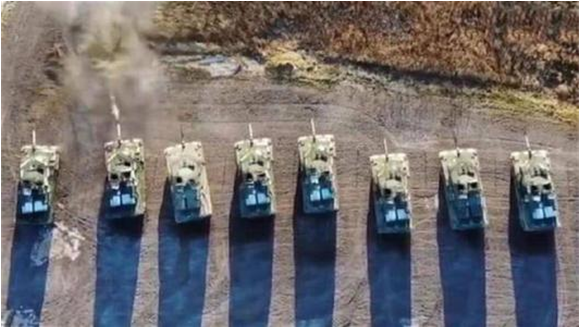
#> input picture Documents/Jupyter/Demo/xgan/1.png, 580 x 328 px
$ jupyter execute --allow-errors xgan.ipynb   (older library calls are emulated)
#> lines starting #> are read from the running program, lines starting #| are printed output that depends on the picture
# X-GAN

### 引入库函数

[cell 1]
import numpy as np
import os
import cv2
import math

from PIL import Image, ImageFilter
import matplotlib.pyplot as plt

### 将图像转化为矩阵并返回

[cell 2]
def readimage(image):
#> called with image = '1.png'
    A = Image.open(image).convert('L')
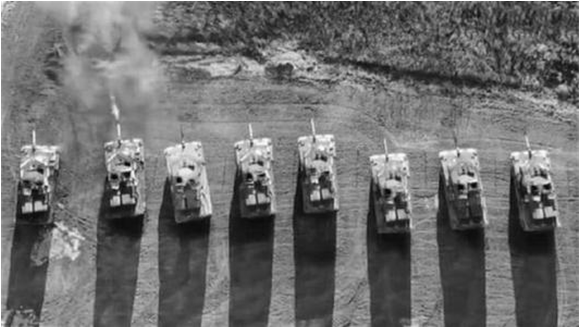
#> A: PIL image 580x328 L; min 3, max 255, mean 110.7
    B = Image.open(image)
#> B is the input picture: PIL image 580x328 RGBA; mean R, G, B, A 114.7, 109, 108.9, 255
#> in padding, `padX= np.pad(img,((1,1),(1,1)),'edge',)`:
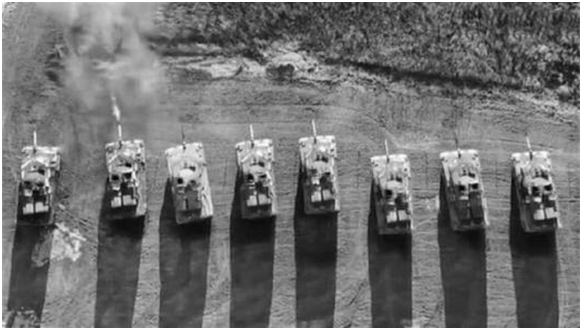
#> padX: shape (330, 582); min 3, max 255, mean 112
    a = np.array(A)
    b = np.array(B)
    return a,b

### rgb2grey

[cell 3]
def rgb2gray(rgb):
    return np.dot(rgb[...,:3], [0.299, 0.587, 0.114])

### 将矩阵转化为图像

[cell 4]
# [7 lines left out: function MatrixToImage, not called in this run]

### 图像显示

[cell 5]
# [6 lines left out: function show, not called in this run]

### 卷积

[cell 6]
def convolve(image, weight):
    height, width = image.shape
#> height = 330; width = 582
    h, w = weight.shape
    height_new = height - h + 1
#> height_new = 328
    width_new = width - w + 1
#> width_new = 580
    image_new = np.zeros((height_new, width_new), dtype=np.float)
    for i in range(height_new):
        for j in range(width_new):
            image_new[i,j] = np.sum(image[i:i+h, j:j+w] * weight)
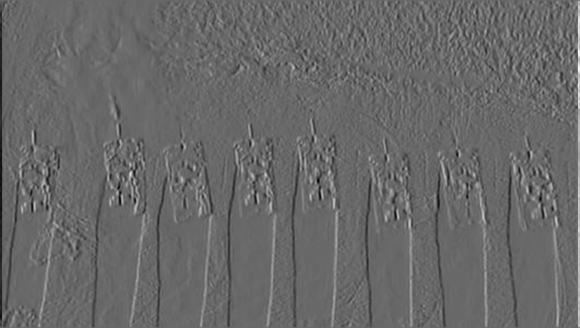
#> image_new: shape (328, 580) float64; min -634, max 908, mean 0; drawn with min black and max white
    image_new = image_new.clip(0,255)
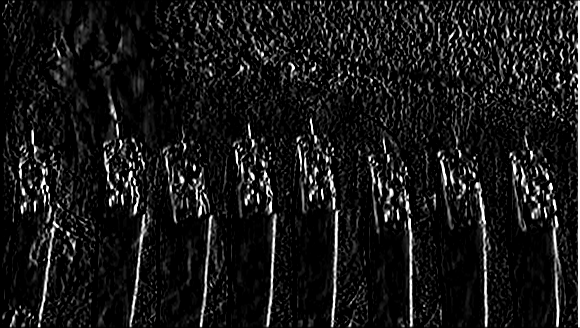
#> image_new: shape (328, 580) float64; min 0, max 255, mean 23.5
    #image_new = np.rint(image_new).astype('uint8')
    return image_new

### Sobel-RGB

[cell 7]
# [53 lines left out: function sobel, not called in this run]

### Sobel-Grey

[cell 8]
def grey_sobel(image,name):

    a = image

    soble_x = np.array(([-1, 0, 1], [-2, 0, 2], [-1, 0, 1]))
    soble_y = np.array(([-1, -2, -1], [0, 0, 0], [1, 2, 1]))

    #在三个通道上做水平方向上的卷积

    x = convolve(a,soble_x)

    #在三个通道上做垂直方向上的卷积
    y = convolve(a,soble_y)
#> after the loop in convolve (call 2), `for i in range(height_new):`:
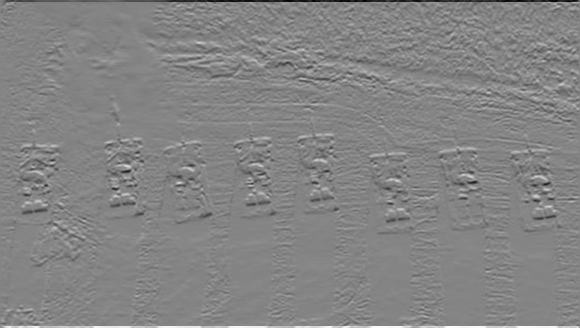
#> image_new: shape (328, 580) float64; min -898, max 832, mean 0; drawn with min black and max white
#> in convolve (call 2), `image_new = image_new.clip(0,255)`:
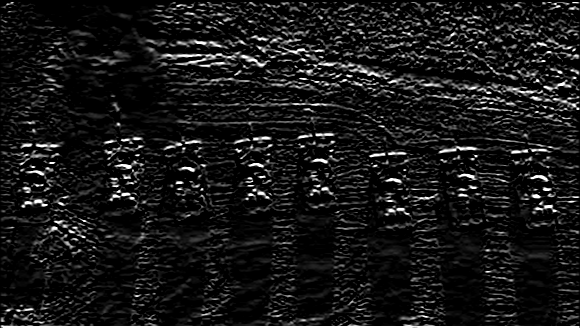
#> image_new: shape (328, 580) float64; min 0, max 255, mean 24.1

    #综合水平方向和垂直方向上的信息
    gradients=np.sqrt(x*x+y*y)
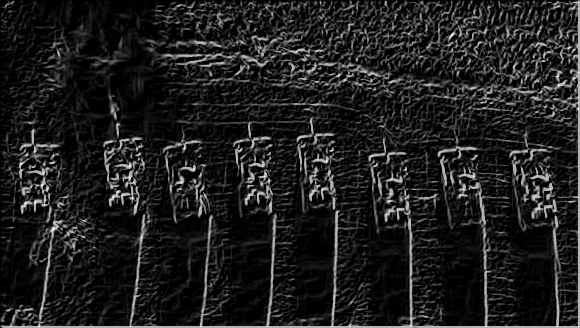
#> gradients: shape (328, 580) float64; min 0, max 360.6, mean 43.2; drawn with min black and max white

    return gradients

### image-crop

[cell 9]
# [6 lines left out: function img_crop, not called in this run]
#     print(roi.shape)

### Sigmoid

[cell 10]
def sigmoid(x):
    s = 1 / (1 + np.exp(-x))
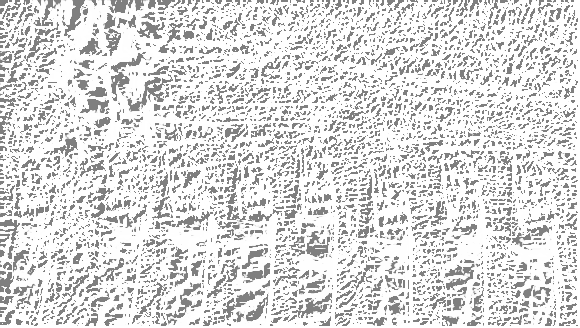
#> s: shape (328, 580) float64; min 0.5, max 1, mean 0.864
    return s

### Choose Pixels

#> (a cell that did not finish here is left out)

### padding

[cell 12]
def padding(img,mode='rgb'):
    if mode == 'rgb':
        padX= np.pad(img,((1,1),(1,1),(0,0)),'edge',)
    elif mode =='grey':
        padX= np.pad(img,((1,1),(1,1)),'edge',)
    else:
        print('ERROR MODE')
    return padX
